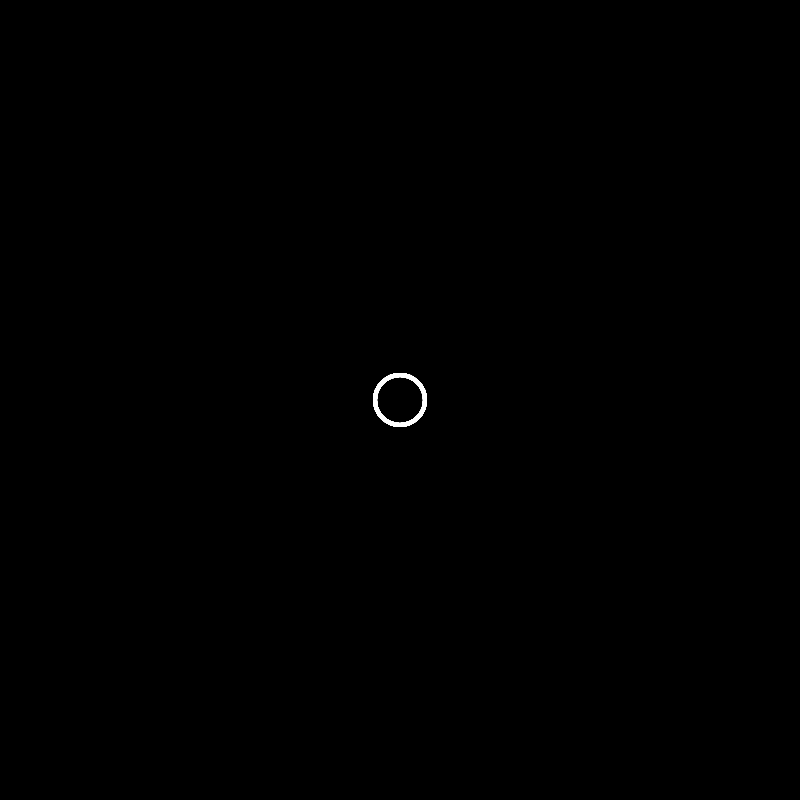
Frame 1 (no input)
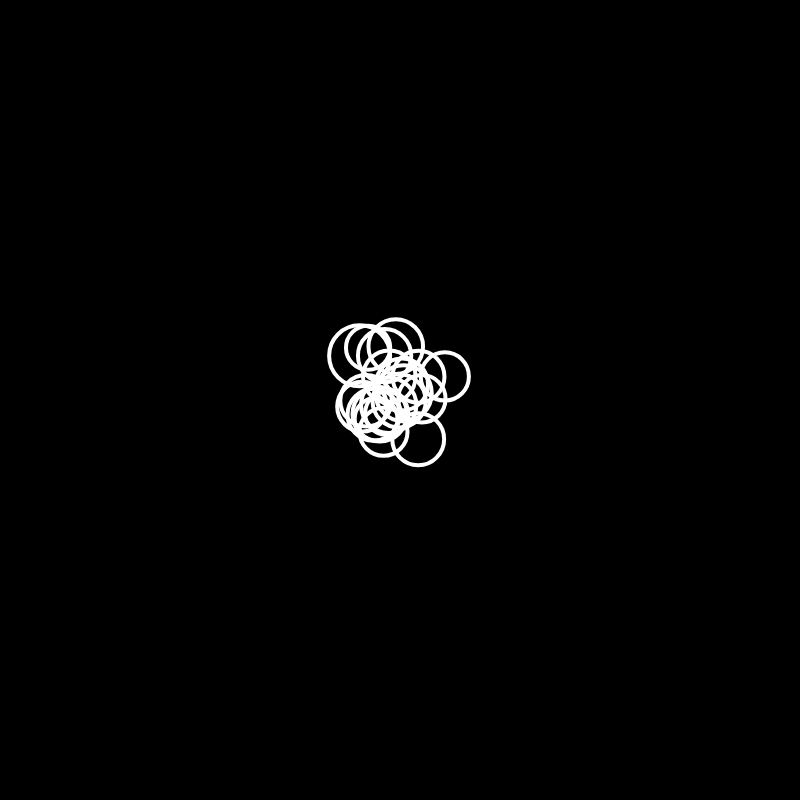
Frame 60 (no input)
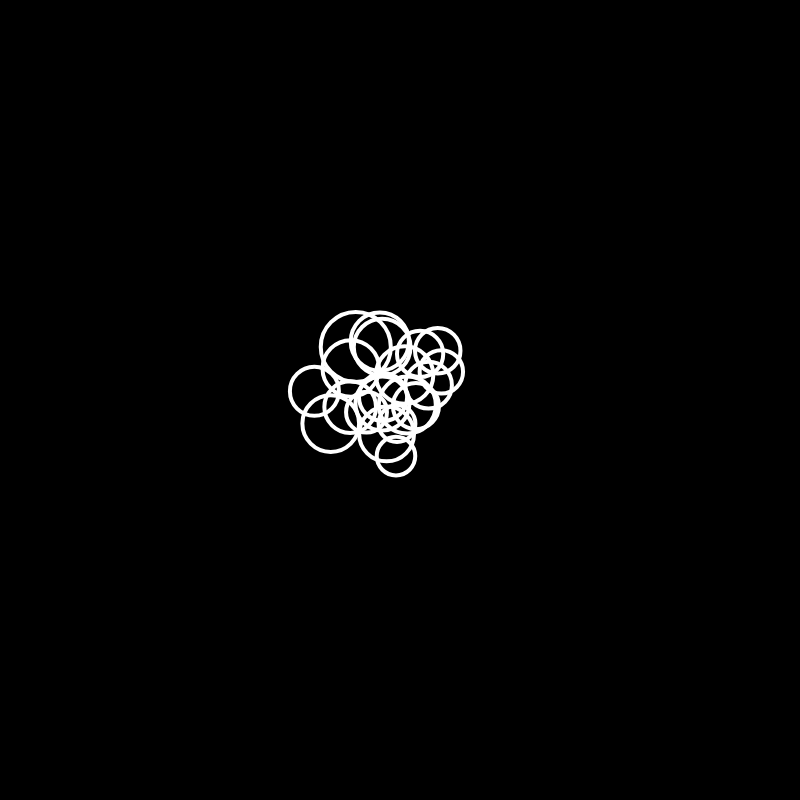
Frame 120 (the mouse pressed at the canvas centre since frame 60)

The p5.js sketch that drew these frames (run headless with seeded random() and noise() and a simulated clock; from frame 60 on, the mouse is pressed at the canvas centre):

// p5.js sketch
// ── sketch.js
let bubbles = [];
function setup() {
  createCanvas(800, 800);
  for (let i = 0; i < 20; i++){
    bubbles[i] = new bubble(width / 2,height / 2 ,50);
  }
}

function draw() {
  background(0);

  for(let i = 0; i < bubbles.length; i++){
    bubbles[i].show();
    bubbles[i].move();
    bubbles[i].pulse();
  }
}


class bubble{
  constructor(x, y, r){
    this.x = x;
    this.y = y;
    this.r = r;
  }

  show(){
    stroke(255);
    strokeWeight(4);
    noFill();
    ellipse(this.x, this.y, this.r);
  }
  move(){
    this.x += random(-5,5);
    this.y += random(-5,5);
  }
  pulse(){
    this.r += random(-1,1);
  }
}
